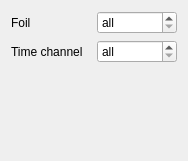
<?xml version="1.0" encoding="UTF-8"?>
<ui version="4.0">
 <class>CascadeControls</class>
 <widget class="QWidget" name="CascadeControls">
  <property name="geometry">
   <rect>
    <x>0</x>
    <y>0</y>
    <width>188</width>
    <height>161</height>
   </rect>
  </property>
  <property name="windowTitle">
   <string>Form</string>
  </property>
  <layout class="QVBoxLayout" name="verticalLayout">
   <item>
    <layout class="QGridLayout" name="gridLayout">
     <item row="0" column="0">
      <widget class="QLabel" name="foilLabel">
       <property name="text">
        <string>Foil</string>
       </property>
      </widget>
     </item>
     <item row="1" column="0">
      <widget class="QLabel" name="timeChannelLabel">
       <property name="text">
        <string>Time channel</string>
       </property>
      </widget>
     </item>
     <item row="1" column="1">
      <widget class="QSpinBox" name="timeChannelBox">
       <property name="specialValueText">
        <string>all</string>
       </property>
       <property name="minimum">
        <number>0</number>
       </property>
       <property name="maximum">
        <number>1</number>
       </property>
      </widget>
     </item>
     <item row="0" column="1">
      <widget class="QSpinBox" name="foilBox">
       <property name="specialValueText">
        <string>all</string>
       </property>
       <property name="minimum">
        <number>0</number>
       </property>
       <property name="maximum">
        <number>1</number>
       </property>
      </widget>
     </item>
     <item row="2" column="0">
      <spacer name="verticalSpacer">
       <property name="orientation">
        <enum>Qt::Vertical</enum>
       </property>
       <property name="sizeHint" stdset="0">
        <size>
         <width>20</width>
         <height>40</height>
        </size>
       </property>
      </spacer>
     </item>
    </layout>
   </item>
  </layout>
 </widget>
 <resources/>
 <connections/>
</ui>
